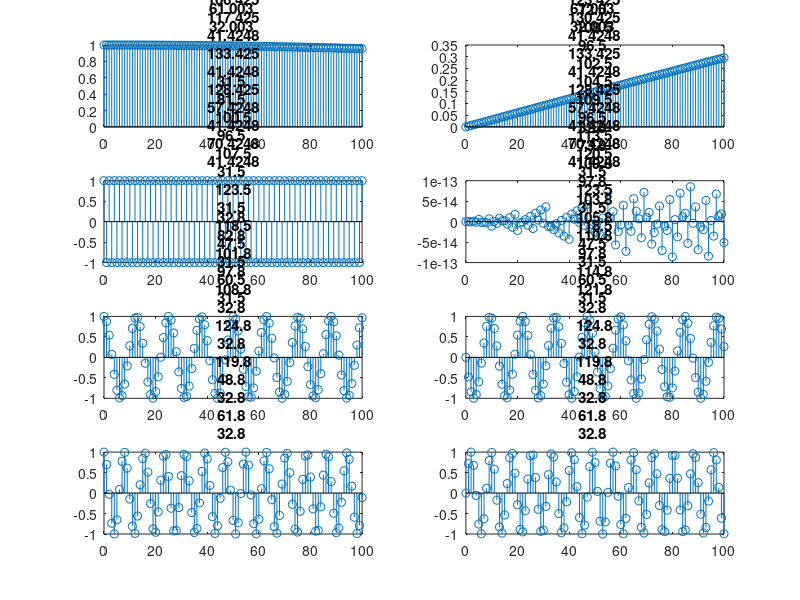

The MATLAB script that drew this image:

i = 1;
n = 0:1:100;
for w0 = [.003 3*pi -0.5 0.8]
    
    x = exp( j * w0.* n);
    
    subplot(4,2,i)
    stem(n, real(x)),title(" Real | w0 = " + w0);
    
    subplot(4,2,i+1)
    stem(n, imag(x)),title(" Imaginary | w0 = " + w0);
   
    i = i + 2;
end